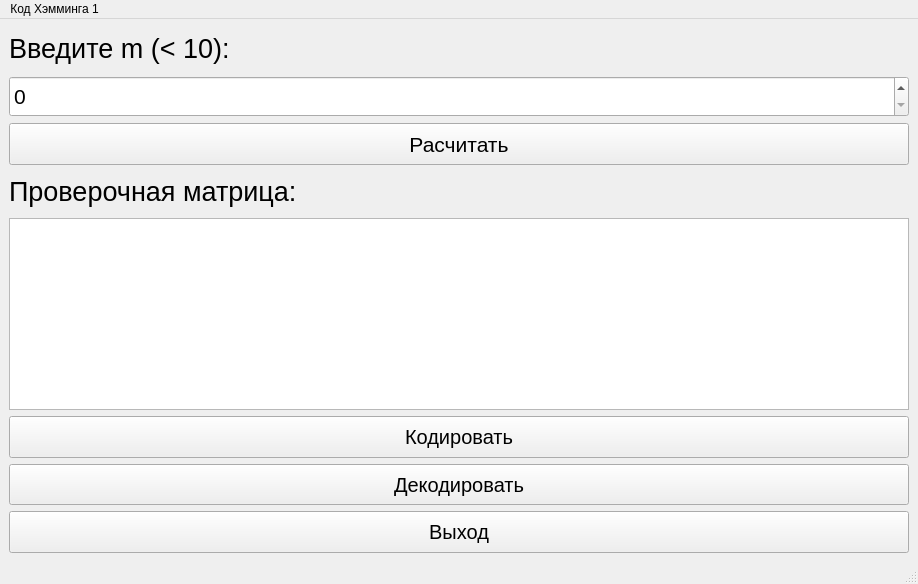
<?xml version="1.0" encoding="UTF-8"?>
<ui version="4.0">
 <class>MainWindow</class>
 <widget class="QMainWindow" name="MainWindow">
  <property name="geometry">
   <rect>
    <x>0</x>
    <y>0</y>
    <width>918</width>
    <height>584</height>
   </rect>
  </property>
  <property name="sizePolicy">
   <sizepolicy hsizetype="Preferred" vsizetype="Preferred">
    <horstretch>0</horstretch>
    <verstretch>0</verstretch>
   </sizepolicy>
  </property>
  <property name="windowTitle">
   <string>MainWindow</string>
  </property>
  <widget class="QWidget" name="centralwidget">
   <layout class="QGridLayout" name="gridLayout">
    <item row="11" column="0">
     <widget class="QPushButton" name="pushButton_3">
      <property name="sizePolicy">
       <sizepolicy hsizetype="Preferred" vsizetype="Preferred">
        <horstretch>0</horstretch>
        <verstretch>0</verstretch>
       </sizepolicy>
      </property>
      <property name="font">
       <font>
        <pointsize>15</pointsize>
       </font>
      </property>
      <property name="text">
       <string>Выход</string>
      </property>
     </widget>
    </item>
    <item row="3" column="0">
     <widget class="QPushButton" name="pushButton_4">
      <property name="sizePolicy">
       <sizepolicy hsizetype="Preferred" vsizetype="Preferred">
        <horstretch>0</horstretch>
        <verstretch>0</verstretch>
       </sizepolicy>
      </property>
      <property name="font">
       <font>
        <pointsize>16</pointsize>
       </font>
      </property>
      <property name="text">
       <string>Расчитать</string>
      </property>
     </widget>
    </item>
    <item row="9" column="0">
     <widget class="QPushButton" name="pushButton">
      <property name="sizePolicy">
       <sizepolicy hsizetype="Preferred" vsizetype="Preferred">
        <horstretch>0</horstretch>
        <verstretch>0</verstretch>
       </sizepolicy>
      </property>
      <property name="font">
       <font>
        <pointsize>15</pointsize>
       </font>
      </property>
      <property name="text">
       <string>Кодировать</string>
      </property>
     </widget>
    </item>
    <item row="10" column="0">
     <widget class="QPushButton" name="pushButton_2">
      <property name="sizePolicy">
       <sizepolicy hsizetype="Preferred" vsizetype="Preferred">
        <horstretch>0</horstretch>
        <verstretch>0</verstretch>
       </sizepolicy>
      </property>
      <property name="font">
       <font>
        <pointsize>15</pointsize>
       </font>
      </property>
      <property name="text">
       <string>Декодировать</string>
      </property>
     </widget>
    </item>
    <item row="4" column="0">
     <widget class="QLabel" name="label_2">
      <property name="sizePolicy">
       <sizepolicy hsizetype="Preferred" vsizetype="Preferred">
        <horstretch>0</horstretch>
        <verstretch>0</verstretch>
       </sizepolicy>
      </property>
      <property name="font">
       <font>
        <pointsize>20</pointsize>
       </font>
      </property>
      <property name="text">
       <string>Проверочная матрица:</string>
      </property>
     </widget>
    </item>
    <item row="0" column="0">
     <widget class="QLabel" name="label">
      <property name="sizePolicy">
       <sizepolicy hsizetype="Preferred" vsizetype="Preferred">
        <horstretch>0</horstretch>
        <verstretch>0</verstretch>
       </sizepolicy>
      </property>
      <property name="font">
       <font>
        <pointsize>20</pointsize>
       </font>
      </property>
      <property name="text">
       <string>Введите m (&lt; 10): </string>
      </property>
     </widget>
    </item>
    <item row="5" column="0">
     <widget class="QTextEdit" name="textEdit_2">
      <property name="sizePolicy">
       <sizepolicy hsizetype="Preferred" vsizetype="Preferred">
        <horstretch>0</horstretch>
        <verstretch>0</verstretch>
       </sizepolicy>
      </property>
      <property name="font">
       <font>
        <pointsize>24</pointsize>
       </font>
      </property>
     </widget>
    </item>
    <item row="2" column="0">
     <widget class="QSpinBox" name="SpinBox_M">
      <property name="sizePolicy">
       <sizepolicy hsizetype="Preferred" vsizetype="Preferred">
        <horstretch>0</horstretch>
        <verstretch>0</verstretch>
       </sizepolicy>
      </property>
      <property name="font">
       <font>
        <pointsize>16</pointsize>
       </font>
      </property>
     </widget>
    </item>
   </layout>
  </widget>
  <widget class="QMenuBar" name="menubar">
   <property name="geometry">
    <rect>
     <x>0</x>
     <y>0</y>
     <width>918</width>
     <height>25</height>
    </rect>
   </property>
   <widget class="QMenu" name="menu">
    <property name="title">
     <string>Код Хэмминга 1</string>
    </property>
   </widget>
   <addaction name="menu"/>
  </widget>
  <widget class="QStatusBar" name="statusbar"/>
 </widget>
 <resources/>
 <connections/>
</ui>
